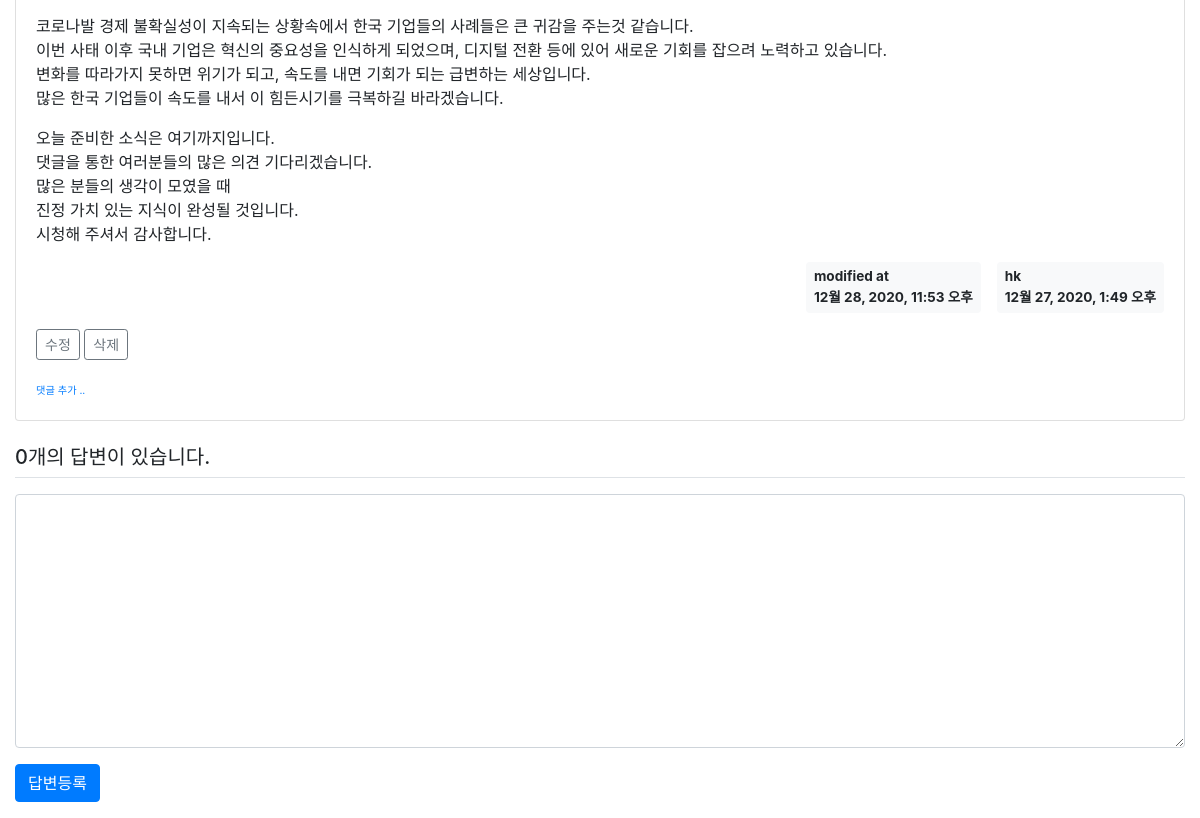
Page /pybo/answer/create/135/ (signed in, lower part) on the earlier database version.
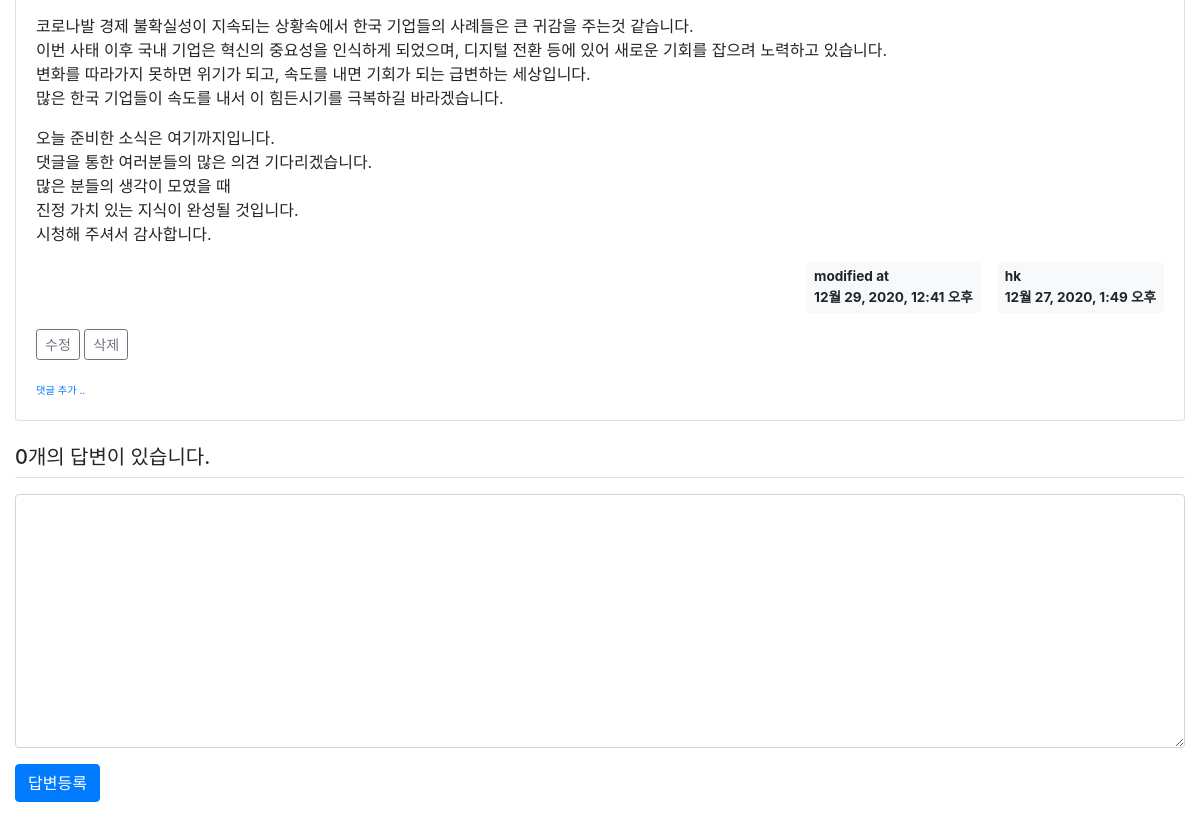
Same page on the later database version.
### pybo/models.py (models this page shows, shortened)
class Question(models.Model):
    author = models.ForeignKey(User, on_delete=models.CASCADE, related_name='author_question')
    subject = models.CharField(max_length=200)
    content = models.TextField()
    status = models.CharField(max_length=200, null=True, blank=True)
    create_date = models.DateTimeField()
    modify_date = models.DateTimeField(null=True, blank=True)
    download_flag = models.CharField(null=True, max_length=10, blank=True)
    upload_target = models.DateTimeField(null=True, blank=True)
    voter = models.ManyToManyField(User, related_name='voter_question')

### pybo/views/answer_views.py (the view)
# urls.py: path('answer/create/<int:question_id>/', answer_views.answer_create, name='answer_create'),
@login_required(login_url='common:login')
def answer_create(request, question_id):
    question = get_object_or_404(Question, pk=question_id)
    if request.method == "POST":
        form = AnswerForm(request.POST)
        if form.is_valid():
            answer = form.save(commit=False)
            answer.author = request.user  # 추가한 속성 author 적용
            answer.create_date = timezone.now()
            answer.question = question
            answer.save()
            return redirect('{}#answer_{}'.format(
                resolve_url('pybo:detail', question_id=question.id), answer.id))
    else:
        form = AnswerForm()
    context = {'question': question, 'form': form}
    return render(request, 'pybo/question_detail.html', context)

### pybo/forms.py
class AnswerForm(forms.ModelForm):
    class Meta:
        model = Answer
        fields = ['content']
        labels = {
            'content': '답변내용',
        }

### pybo/templatetags/pybo_filter.py (called while the page is built)
@register.filter()
def mark(value):
    extensions = ["nl2br", "fenced_code"]
    return mark_safe(markdown.markdown(value, extensions=extensions))

### templates/pybo/question_detail.html (shortened to what this page needs)
{% extends 'base.html' %}
{% load pybo_filter %}
{% block content %}
<div class="container my-3">
    <div class="row my-3">
        <div class="col-12">
            <div class="card">
                <div class="card-body">
                    <div class="card-text">{{ question.content|mark }}</div>
                    <div class="d-flex justify-content-end">
                        {% if question.modify_date %}
                        <div class="badge badge-light p-2 text-left mx-3">
                            <div class="mb-2">modified at</div>
                            <div>{{ question.modify_date }}</div>
                        </div>
                        {% endif %}
                        <div class="badge badge-light p-2 text-left">
                            <div class="mb-2">{{ question.author.username }}</div>
                            <div>{{ question.create_date }}</div>
                        </div>
                    </div>
                    {% if request.user == question.author %}
                    <div class="my-3">
                        <a href="{% url 'pybo:question_modify' question.id  %}"
                           class="btn btn-sm btn-outline-secondary">수정</a>
                        <a href="#" class="delete btn btn-sm btn-outline-secondary"
                           data-uri="{% url 'pybo:question_delete' question.id  %}">삭제</a>
                    </div>
                    {% endif %}
                    <div>
                        <a href="{% url 'pybo:comment_create_question' question.id  %}"
                           class="small"><small>댓글 추가 ..</small></a>
                    </div>
                </div>
            </div>
        </div>
    </div>
    <h5 class="border-bottom my-3 py-2">{{question.answer_set.count}}개의 답변이 있습니다.</h5>
    <form action="{% url 'pybo:answer_create' question.id %}" method="post" class="my-3">
        <div class="form-group">
            <textarea {% if not user.is_authenticated %}disabled{% endif %}
              name="content" id="content" class="form-control" rows="10"></textarea>
        </div>
        <input type="submit" value="답변등록" class="btn btn-primary">
    </form>
</div>
{% endblock %}

Differences in the rows shown:
changed Question "hk": modify_date "12월 28, 2020, 11:53 오후" → "12월 29, 2020, 12:41 오후"
